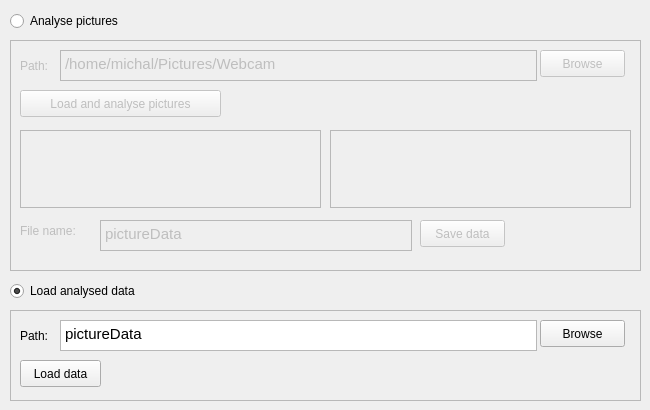
   <widget class="QWidget" name="dataTab">
    <attribute name="title">
     <string>Training data</string>
    </attribute>
    <widget class="QFrame" name="loadDataFrame">
     <property name="enabled">
      <bool>true</bool>
     </property>
     <property name="geometry">
      <rect>
       <x>10</x>
       <y>310</y>
       <width>631</width>
       <height>91</height>
      </rect>
     </property>
     <property name="frameShape">
      <enum>QFrame::StyledPanel</enum>
     </property>
     <property name="frameShadow">
      <enum>QFrame::Raised</enum>
     </property>
     <widget class="QPushButton" name="loadDataButton">
      <property name="geometry">
       <rect>
        <x>10</x>
        <y>50</y>
        <width>81</width>
        <height>27</height>
       </rect>
      </property>
      <property name="text">
       <string>Load data</string>
      </property>
     </widget>
     <widget class="QTextBrowser" name="pathLoadFile">
      <property name="geometry">
       <rect>
        <x>50</x>
        <y>10</y>
        <width>477</width>
        <height>31</height>
       </rect>
      </property>
      <property name="verticalScrollBarPolicy">
       <enum>Qt::ScrollBarAlwaysOff</enum>
      </property>
      <property name="horizontalScrollBarPolicy">
       <enum>Qt::ScrollBarAlwaysOff</enum>
      </property>
      <property name="lineWrapMode">
       <enum>QTextEdit::NoWrap</enum>
      </property>
      <property name="readOnly">
       <bool>false</bool>
      </property>
      <property name="html">
       <string>&lt;!DOCTYPE HTML PUBLIC &quot;-//W3C//DTD HTML 4.0//EN&quot; &quot;http://www.w3.org/TR/REC-html40/strict.dtd&quot;&gt;
&lt;html&gt;&lt;head&gt;&lt;meta name=&quot;qrichtext&quot; content=&quot;1&quot; /&gt;&lt;style type=&quot;text/css&quot;&gt;
p, li { white-space: pre-wrap; }
&lt;/style&gt;&lt;/head&gt;&lt;body style=&quot; font-family:'Ubuntu'; font-size:11pt; font-weight:400; font-style:normal;&quot;&gt;
&lt;p style=&quot; margin-top:0px; margin-bottom:0px; margin-left:0px; margin-right:0px; -qt-block-indent:0; text-indent:0px;&quot;&gt;pictureData&lt;/p&gt;&lt;/body&gt;&lt;/html&gt;</string>
      </property>
     </widget>
     <widget class="QLabel" name="label_3">
      <property name="geometry">
       <rect>
        <x>10</x>
        <y>10</y>
        <width>35</width>
        <height>31</height>
       </rect>
      </property>
      <property name="text">
       <string>Path:</string>
      </property>
     </widget>
     <widget class="QPushButton" name="browseDataButton">
      <property name="geometry">
       <rect>
        <x>530</x>
        <y>10</y>
        <width>85</width>
        <height>27</height>
       </rect>
      </property>
      <property name="text">
       <string>Browse</string>
      </property>
     </widget>
    </widget>
    <widget class="QRadioButton" name="loadRadioButton">
     <property name="geometry">
      <rect>
       <x>10</x>
       <y>280</y>
       <width>161</width>
       <height>22</height>
      </rect>
     </property>
     <property name="text">
      <string>Load analysed data</string>
     </property>
     <property name="checked">
      <bool>true</bool>
     </property>
    </widget>
    <widget class="QRadioButton" name="analyseRadioButton">
     <property name="geometry">
      <rect>
       <x>10</x>
       <y>10</y>
       <width>142</width>
       <height>22</height>
      </rect>
     </property>
     <property name="text">
      <string>Analyse pictures</string>
     </property>
    </widget>
    <widget class="QFrame" name="analyseDataFrame">
     <property name="enabled">
      <bool>false</bool>
     </property>
     <property name="geometry">
      <rect>
       <x>10</x>
       <y>40</y>
       <width>631</width>
       <height>231</height>
      </rect>
     </property>
     <property name="frameShape">
      <enum>QFrame::StyledPanel</enum>
     </property>
     <property name="frameShadow">
      <enum>QFrame::Raised</enum>
     </property>
     <widget class="QPushButton" name="loadPicturesButton">
      <property name="geometry">
       <rect>
        <x>10</x>
        <y>50</y>
        <width>201</width>
        <height>27</height>
       </rect>
      </property>
      <property name="text">
       <string>Load and analyse pictures</string>
      </property>
     </widget>
     <widget class="QPlainTextEdit" name="picturesLog">
      <property name="geometry">
       <rect>
        <x>10</x>
        <y>90</y>
        <width>301</width>
        <height>78</height>
       </rect>
      </property>
      <property name="readOnly">
       <bool>true</bool>
      </property>
     </widget>
     <widget class="QPushButton" name="saveDataButton">
      <property name="geometry">
       <rect>
        <x>410</x>
        <y>180</y>
        <width>85</width>
        <height>27</height>
       </rect>
      </property>
      <property name="text">
       <string>Save data</string>
      </property>
     </widget>
     <widget class="QTextBrowser" name="pathSavedFile">
      <property name="geometry">
       <rect>
        <x>90</x>
        <y>180</y>
        <width>312</width>
        <height>31</height>
       </rect>
      </property>
      <property name="verticalScrollBarPolicy">
       <enum>Qt::ScrollBarAlwaysOff</enum>
      </property>
      <property name="horizontalScrollBarPolicy">
       <enum>Qt::ScrollBarAlwaysOff</enum>
      </property>
      <property name="lineWrapMode">
       <enum>QTextEdit::NoWrap</enum>
      </property>
      <property name="readOnly">
       <bool>false</bool>
      </property>
      <property name="html">
       <string>&lt;!DOCTYPE HTML PUBLIC &quot;-//W3C//DTD HTML 4.0//EN&quot; &quot;http://www.w3.org/TR/REC-html40/strict.dtd&quot;&gt;
&lt;html&gt;&lt;head&gt;&lt;meta name=&quot;qrichtext&quot; content=&quot;1&quot; /&gt;&lt;style type=&quot;text/css&quot;&gt;
p, li { white-space: pre-wrap; }
&lt;/style&gt;&lt;/head&gt;&lt;body style=&quot; font-family:'Ubuntu'; font-size:11pt; font-weight:400; font-style:normal;&quot;&gt;
&lt;p style=&quot; margin-top:0px; margin-bottom:0px; margin-left:0px; margin-right:0px; -qt-block-indent:0; text-indent:0px;&quot;&gt;pictureData&lt;/p&gt;&lt;/body&gt;&lt;/html&gt;</string>
      </property>
     </widget>
     <widget class="QLabel" name="label_2">
      <property name="geometry">
       <rect>
        <x>10</x>
        <y>180</y>
        <width>70</width>
        <height>21</height>
       </rect>
      </property>
      <property name="text">
       <string>File name:</string>
      </property>
     </widget>
     <widget class="QTextBrowser" name="pathText">
      <property name="geometry">
       <rect>
        <x>50</x>
        <y>10</y>
        <width>477</width>
        <height>31</height>
       </rect>
      </property>
      <property name="verticalScrollBarPolicy">
       <enum>Qt::ScrollBarAlwaysOff</enum>
      </property>
      <property name="horizontalScrollBarPolicy">
       <enum>Qt::ScrollBarAlwaysOff</enum>
      </property>
      <property name="lineWrapMode">
       <enum>QTextEdit::NoWrap</enum>
      </property>
      <property name="readOnly">
       <bool>false</bool>
      </property>
      <property name="html">
       <string>&lt;!DOCTYPE HTML PUBLIC &quot;-//W3C//DTD HTML 4.0//EN&quot; &quot;http://www.w3.org/TR/REC-html40/strict.dtd&quot;&gt;
&lt;html&gt;&lt;head&gt;&lt;meta name=&quot;qrichtext&quot; content=&quot;1&quot; /&gt;&lt;style type=&quot;text/css&quot;&gt;
p, li { white-space: pre-wrap; }
&lt;/style&gt;&lt;/head&gt;&lt;body style=&quot; font-family:'Ubuntu'; font-size:11pt; font-weight:400; font-style:normal;&quot;&gt;
&lt;p style=&quot; margin-top:0px; margin-bottom:0px; margin-left:0px; margin-right:0px; -qt-block-indent:0; text-indent:0px;&quot;&gt;/home/michal/Pictures/Webcam&lt;/p&gt;&lt;/body&gt;&lt;/html&gt;</string>
      </property>
     </widget>
     <widget class="QLabel" name="label">
      <property name="geometry">
       <rect>
        <x>10</x>
        <y>10</y>
        <width>35</width>
        <height>31</height>
       </rect>
      </property>
      <property name="text">
       <string>Path:</string>
      </property>
     </widget>
     <widget class="QPushButton" name="browsePicturesButton">
      <property name="geometry">
       <rect>
        <x>530</x>
        <y>10</y>
        <width>85</width>
        <height>27</height>
       </rect>
      </property>
      <property name="text">
       <string>Browse</string>
      </property>
     </widget>
     <widget class="QPlainTextEdit" name="picturesLog2">
      <property name="geometry">
       <rect>
        <x>320</x>
        <y>90</y>
        <width>301</width>
        <height>78</height>
       </rect>
      </property>
      <property name="readOnly">
       <bool>true</bool>
      </property>
     </widget>
    </widget>
   </widget>
